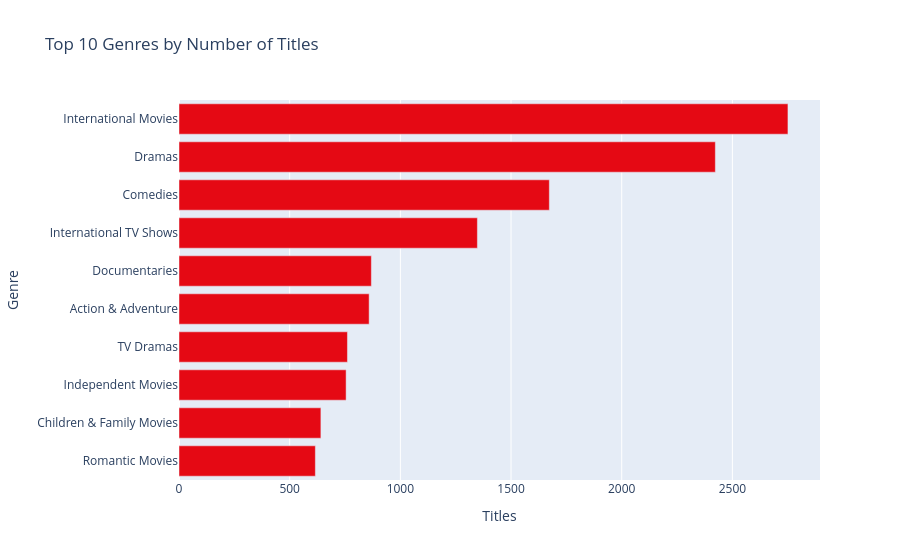

Here is the notebook cell this chart was saved with:
### Code cell
tg = genres.value_counts().head(10).reset_index()
tg.columns = ["Genre", "Titles"]

fig = px.bar(
    tg.sort_values("Titles"), x="Titles", y="Genre", orientation="h",
    color_discrete_sequence=["#E50914"], title="Top 10 Genres by Number of Titles",
)
fig.show()

### Figure 1 — Plotly figure (JSON) as saved in the notebook; plotly's stock layout.template omitted (floating-point values rounded to 4 significant figures)
{"data": [{"hovertemplate": "Titles=%{x}<br>Genre=%{y}<extra></extra>", "legendgroup": "", "marker": {"color": "#E50914", "pattern": {"shape": ""}}, "name": "", "orientation": "h", "showlegend": false, "textposition": "auto", "type": "bar", "x": [616, 641, 755, 761, 859, 869, 1348, 1673, 2423, 2751], "xaxis": "x", "y": ["Romantic Movies", "Children & Family Movies", "Independent Movies", "TV Dramas", "Action & Adventure", "Documentaries", "International TV Shows", "Comedies", "Dramas", "International Movies"], "yaxis": "y"}], "layout": {"barmode": "relative", "legend": {"tracegroupgap": 0}, "title": {"text": "Top 10 Genres by Number of Titles"}, "xaxis": {"anchor": "y", "domain": [0, 1], "title": {"text": "Titles"}}, "yaxis": {"anchor": "x", "domain": [0, 1], "title": {"text": "Genre"}}}}
